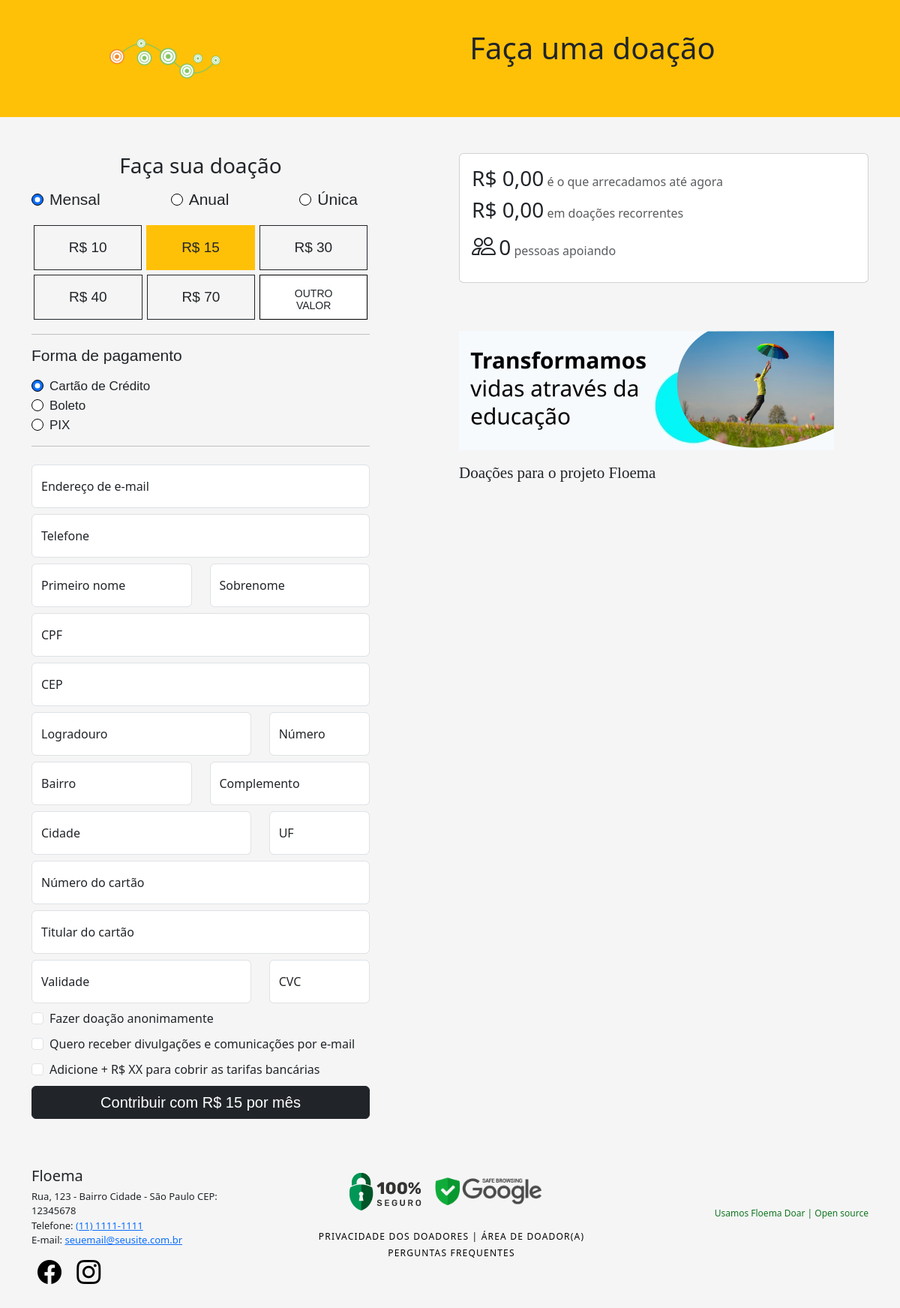
The page / on the database its author committed.
### tables this page shows
CREATE TABLE `tb_checkout` (
  `id` int(11) NOT NULL,
  `nome` varchar(255) NOT NULL,
  `logo` varchar(255) NOT NULL,
  `title` varchar(255) NOT NULL,
  `descricao` text NOT NULL,
  `privacidade` varchar(255) NOT NULL,
  `faq` varchar(255) NOT NULL,
  `use_faq` tinyint(1) DEFAULT NULL,
  `facebook` varchar(255) DEFAULT NULL,
  `instagram` varchar(255) DEFAULT NULL,
  `linkedin` varchar(255) DEFAULT NULL,
  `twitter` varchar(255) DEFAULT NULL,
  `youtube` varchar(255) DEFAULT NULL,
  `website` varchar(255) DEFAULT NULL,
  `cep` varchar(255) NOT NULL,
  `rua` varchar(255) NOT NULL,
  `numero` varchar(255) DEFAULT NULL,
  `bairro` varchar(255) NOT NULL,
  `cidade` varchar(255) NOT NULL,
  `estado` varchar(255) NOT NULL,
  `telefone` varchar(255) NOT NULL,
  `email` varchar(255) NOT NULL,
  `nav_background` varchar(255) NOT NULL,
  `nav_color` varchar(255) NOT NULL,
  `background` varchar(255) NOT NULL,
  `color` varchar(255) NOT NULL,
  `hover` varchar(255) NOT NULL,
  `text_color` varchar(255) NOT NULL,
  `load_btn` varchar(255) NOT NULL,
  `progress` varchar(255) NOT NULL,
  `monthly_1` varchar(255) NOT NULL,
  `monthly_2` varchar(255) NOT NULL,
  `monthly_3` varchar(255) NOT NULL,
  `monthly_4` varchar(255) NOT NULL,
  `monthly_5` varchar(255) NOT NULL,
  `yearly_1` varchar(255) NOT NULL,
  `yearly_2` varchar(255) NOT NULL,
  `yearly_3` varchar(255) NOT NULL,
  `yearly_4` varchar(255) NOT NULL,
  `yearly_5` varchar(255) NOT NULL,
  `once_1` varchar(255) NOT NULL,
  `once_2` varchar(255) NOT NULL,
  `once_3` varchar(255) NOT NULL,
  `once_4` varchar(255) NOT NULL,
  `once_5` varchar(255) NOT NULL
);

CREATE TABLE `tb_imagens` (
  `id` int(11) NOT NULL,
  `imagem` varchar(255) NOT NULL
);

### index.php (the view, shortened to what the rows shown need)
<?php
    include('./config.php');
    $tabela = "tb_checkout";
    $id = 1;
    $sql = "SELECT * FROM $tabela WHERE id = :id";
    $stmt = $conn->prepare($sql);
    $stmt->bindParam(':id', $id, PDO::PARAM_INT);
    $stmt->execute();
    $resultado = $stmt->fetch(PDO::FETCH_ASSOC);
    if ($resultado) {
        $nome = $resultado['nome'];
        $logo = $resultado['logo'];
        $title = $resultado['title'];
        $descricao = $resultado['descricao'];
        $facebook = $resultado['facebook'];
        $instagram = $resultado['instagram'];
        $cep = $resultado['cep'];
        $rua = $resultado['rua'];
        $numero = $resultado['numero'];
        $bairro = $resultado['bairro'];
        $cidade = $resultado['cidade'];
        $estado = $resultado['estado'];
        $telefone = $resultado['telefone'];
        $email = $resultado['email'];
        $nav_color = $resultado['nav_color'];
        $nav_background = $resultado['nav_background'];
		$monthly_1 = $resultado['monthly_1'];
        $monthly_2 = $resultado['monthly_2'];
        $monthly_3 = $resultado['monthly_3'];
        $monthly_4 = $resultado['monthly_4'];
        $monthly_5 = $resultado['monthly_5'];
    } else {
        echo "ID não encontrado.";
    }
?>
<!DOCTYPE html><html lang="pt-BR">
<head>
	<link href="<?php echo INCLUDE_PATH; ?>assets/google/fonts/open-sans" rel="stylesheet" type="text/css">
	<link href="<?php echo INCLUDE_PATH; ?>assets/bootstrap/5.3.0/css/bootstrap.min.css" rel="stylesheet"
		  type="text/css">
	<link href="<?php echo INCLUDE_PATH; ?>assets/google/fonts/newsreader" rel="stylesheet">
	<link rel="stylesheet" type="text/css" href="<?php echo INCLUDE_PATH; ?>assets/css/main.css"/>
</head>
<body>
<nav class="navbar-disable navbar-expand-md navbar-dark" style="background-color: <?php echo $nav_background; ?>; color: <?php echo $nav_color; ?>;">
	<div class="container">
		<div class="row">
			<div class="col-md-4 p-1 text-center">
				<img src="assets/img/<?php echo $logo; ?>">
			</div>
			<div class="col-md-8 mt-4 p-md-3 text-center">
				<h1 class="h1"><?php echo ($title !== '') ? $title : 'Colabore com o Projeto '.$nome; ?></h1>
			</div>
		</div>
	</div>
</nav>
<main class="container mt-5">
	<div class="row">
		<div class="col-md-5 mb-3">
			<div id="div-container-form">
				<form id="form-checkout" action="submit">
					<div id="donation-monthly-group" class="d-block">
						<div class="d-flex">
							<button type="button" id="button-monthly1" onclick="donationOption(this,'monthly',<?php echo $monthly_1; ?>,true)"
									class="btn btn-outline-dark button-options" data-amount-for-selection="<?php echo $monthly_1; ?>">R$ <?php echo $monthly_1; ?>
							</button>
							<button type="button" id="button-monthly2" onclick="donationOption(this,'monthly',<?php echo $monthly_2; ?>,true)"
									class="btn btn-outline-dark button-options option-default-monthly" data-amount-for-selection="<?php echo $monthly_2; ?>">R$ <?php echo $monthly_2; ?>
							</button>
							<button type="button" id="button-monthly3" onclick="donationOption(this,'monthly',<?php echo $monthly_3; ?>,true)"
									class="btn btn-outline-dark button-options" data-amount-for-selection="<?php echo $monthly_3; ?>">R$ <?php echo $monthly_3; ?>
							</button>
						</div>
						<div class="d-flex">
							<button type="button" id="button-monthly4" onclick="donationOption(this,'monthly',<?php echo $monthly_4; ?>,true)"
									class="btn btn-outline-dark button-options" data-amount-for-selection="<?php echo $monthly_4; ?>">R$ <?php echo $monthly_4; ?>
							</button>
							<button type="button" id="button-monthly5" onclick="donationOption(this,'monthly',<?php echo $monthly_5; ?>,true)"
									class="btn btn-outline-dark button-options" data-amount-for-selection="<?php echo $monthly_5; ?>">R$ <?php echo $monthly_5; ?>
							</button>
							<div class="form-floating button-options">
								<input type="text" class="form-control" id="field-other-monthly"
									onfocus="changeLabelOtherOption(this)"
									onblur="donationOtherOption(this,'monthly',true)"
									style="border-color: #000;height: 60px;font-size: 19px;text-align: center;border-radius: 0px;font-family: 'TIActuBeta-ExBold_web', Tahoma, sans-serif;"
									placeholder="Outro">
								<label for="field-other-monthly" class="custom-amount-option-text">OUTRO<BR/>VALOR</label>
							</div>
						</div>
					</div>
				</form>
			</div>
		</div>
		<div class="col-md-6 ms-auto info-site">
            <div class="row mb-5">
                <div class="col">
                </div>
            </div>
			<?php
				$tabela = 'tb_imagens';
				$stmt = $conn->prepare("SELECT * FROM $tabela ORDER BY id DESC");
				$stmt->execute();
				$cards = $stmt->fetchAll(PDO::FETCH_ASSOC);
				$sql = "SELECT * FROM $tabela";
				$stmt = $conn->prepare($sql);
				$stmt->execute();
				$resultados = $stmt->fetchAll(PDO::FETCH_ASSOC);
				foreach ($resultados as $usuario) {
					echo '
						<div class="row mb-3">
							<div class="col-md-10 mt-3">
								<img src="'. INCLUDE_PATH .'assets/img/' . $usuario['imagem'] . '" alt="Card ' . $usuario['id'] . '" style="width: 500px" />
							</div>
						</div>
					';
				}
			?>
			<p class="col-md-10 text-block" id="text-block-content"><?php echo $descricao; ?></div>
		</div>
</main>
<footer>
 <div class="container mt-5">
	<div class="row">
		<div class="col-md-3">
			<span class="h5"><?php echo $nome; ?></span><br />
			<div class="font-weight-light" style="font-size:13px;margin-top:5px">
			<?php echo $rua . ', '; ?><?php echo $numero ? $numero :  'S/N'; ?> - <?php echo $bairro; ?>
			<?php echo $cidade; ?> - <?php echo $estado; ?> CEP: <?php echo $cep; ?><br />
			<?php if($telefone): ?> Telefone: <a href="callto:<?php echo $telefone; ?>"> <?php echo $telefone; ?></a><br /> <?php endif; ?>
			E-mail: <a href="mailto:<?php echo $email; ?>"><?php echo $email; ?></a>
			</div>
			<div class="social-net mt-2 mb-4">
				<a href="<?php echo ($facebook !== '') ? $facebook : '#'; ?>" target="_blank" rel="noopener noreferer" <?php echo ($facebook == '') ? 'class="d-none"' : ''; ?>><i class="bi bi-facebook p-2"></i></a>
				<a href="<?php echo ($instagram !== '') ? $instagram : '#'; ?>" target="_blank" rel="noopener noreferer" <?php echo ($instagram == '') ? 'class="d-none"' : ''; ?>><i class="bi bi-instagram p-2"></i></a>
			</div>
		</div>
	</div>
 </div>
</footer>
<link rel="stylesheet" href="<?php echo INCLUDE_PATH; ?>assets/bootstrap/1.10.5/font/bootstrap-icons.css">
</body>
</html>

### rows shown on the page
tb_checkout: logo (picture), title "Faça uma doação", monthly_1 "10", monthly_2 "15", monthly_3 "30", monthly_4 "40", monthly_5 "70", descricao "Doações para o projeto Floema", nome "Floema", rua "Rua", numero "123", bairro "Bairro", cidade "Cidade", estado "São Paulo", cep "12345678", telefone "(11) 1111-1111", email "seuemail@seusite.com.br"
tb_imagens: imagem (picture)

### other values the page prints
$valor_geral "0,00"
$valor_recorrencia "0,00"
$doadores_geral "0"
